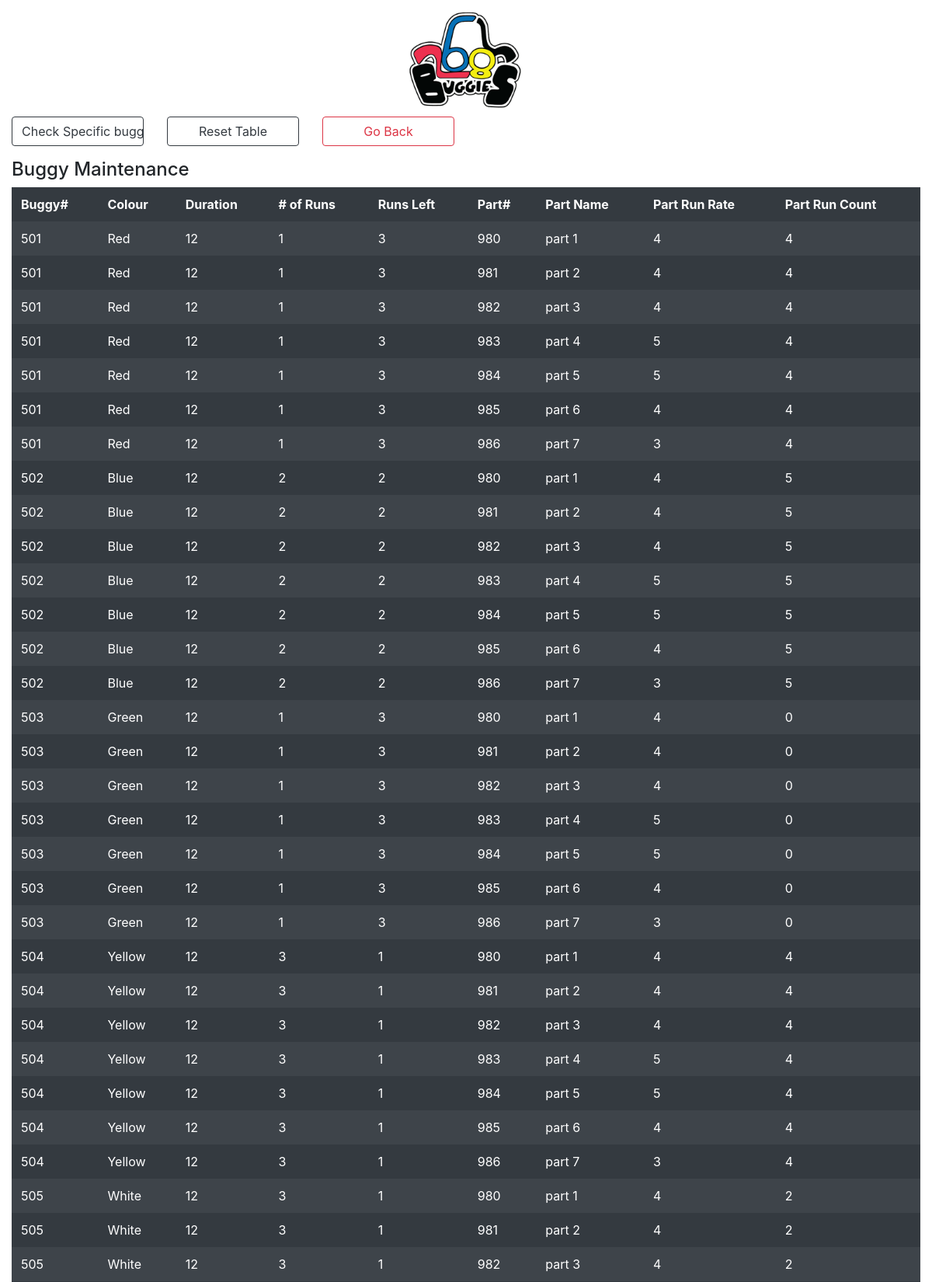
/buggy-maintenance.php (upper part), run on the app's committed database.
### tables this page shows
CREATE TABLE IF NOT EXISTS `buggy_part` (
  `Buggy_ID` int(6) NOT NULL,
  `Part_ID` int(6) NOT NULL,
  `Part_Run_Count` int(10) NOT NULL DEFAULT '0',
  KEY `Buggy_ID` (`Buggy_ID`),
  KEY `Part_ID` (`Part_ID`)
);

CREATE TABLE IF NOT EXISTS `buggy` (
  `Buggy_ID` int(6) NOT NULL,
  `Colour` varchar(15) NOT NULL,
  `Run_Duration` int(11) NOT NULL,
  `Run_Count` int(11) NOT NULL,
  `Run_Left` int(11) NOT NULL,
  PRIMARY KEY (`Buggy_ID`)
);

CREATE TABLE IF NOT EXISTS `part` (
  `Part_ID` int(6) NOT NULL,
  `Part_Name` varchar(30) NOT NULL,
  `Supplier_ID` int(6) NOT NULL,
  `Unit_Price` double(8,2) NOT NULL,
  `Run_Rate` int(11) NOT NULL,
  `Order_Date` date NOT NULL,
  `Quantity` int(11) NOT NULL,
  PRIMARY KEY (`Part_ID`),
  KEY `Supplier_ID` (`Supplier_ID`)
);

### buggy-maintenance.php (the view, shortened to what this page needs)
<body>
		<?php include('includes/header.php');?>
		<main>
		<div class="container-fluid">
			<div class='row'>
				<div class='col-2'>
					<form action='check-buggy.php' method='POST'>
						<input class='btn-outline-dark  form-control' type='submit' name='Submit' value='Check Specific buggy'/>
					</form>
				</div>
				<div class='col-2'>
					<form action='buggy-maintenance.php' method='POST'>
						<input class='btn-outline-dark  form-control' type='submit' name='Submit' value='Reset Table'/>
					</form>
				</div>
				<div class='col-2'>
					<form action='buggy-menu.php' method='POST'>
						<input class='btn-outline-danger  form-control' type='submit' name='Submit' value='Go Back'/>
					</form>
				</div>
				<div class='col-sm'></div>
			</div>
			<div class='row'>
				<div class='col'>
				<h4>Buggy Maintenance</h4>
				<table class="table table-dark table-borderless table-striped table-hover">
					<thead class='thead-dark'>
						<tr>
							<th scope="col">Buggy#</th>
							<th scope="col">Colour</th>
							<th scope="col">Duration</th>
							<th scope="col"># of Runs</th>
							<th scope="col">Runs Left</th>
							<th scope="col">Part#</th>
							<th scope="col">Part Name</th>
							<th scope="col">Part Run Rate</th>
							<th scope="col">Part Run Count</th>
						</tr>
					</thead>
					<tbody>
						<?php
							require('includes/config.php');
							if (isset($_GET['id'])) {
								$sql = "SELECT Buggy_ID, Colour, Run_Duration, Run_Count, Run_Left, Part_ID, Part_Name, Run_Rate, Part_Run_Count FROM buggy JOIN buggy_part USING(Buggy_ID) JOIN part USING(Part_ID) WHERE Buggy_ID=".$_GET["id"];
							} else {
								$sql = "SELECT Buggy_ID, Colour, Run_Duration, Run_Count, Run_Left, Part_ID, Part_Name, Run_Rate, Part_Run_Count FROM buggy JOIN buggy_part USING(Buggy_ID) JOIN part USING(Part_ID)";
							}
							$result = $conn->query($sql);
							if ($result->num_rows > 0) {
								while ($row = $result->fetch_assoc()) {
									if (isset($_GET['id']) && $_GET['id'] == $row["Buggy_ID"]) {
										echo "<tr class='text-success'>";
									} else {
										echo "<tr>";
									}
									echo "<td>".$row["Buggy_ID"]."</td>";
									echo "<td>".$row["Colour"]."</td>";
									echo "<td>".$row["Run_Duration"]."</td>";
									echo "<td>".$row["Run_Count"]."</td>";
									echo "<td>".$row["Run_Left"]."</td>";
									echo "<td>".$row["Part_ID"]."</td>";
									echo "<td>".$row["Part_Name"]."</td>";
									echo "<td>".$row["Run_Rate"]."</td>";
									echo "<td>".$row["Part_Run_Count"]."</td>";
									echo "</tr>";
								}
							}
						?>
					</tbody>
				</table>
			</div>
		</div>
		</main>
<?php include('includes/footer.php')?>

### data on the page
buggy_part: Buggy_ID.Buggy_ID "501", Buggy_ID.Colour "Red", Buggy_ID.Run_Duration "12", Buggy_ID.Run_Count "1", Buggy_ID.Run_Left "3", Part_ID "980", Part_ID.Part_Name "part 1", Part_ID.Run_Rate "4", Part_Run_Count "4"
buggy_part: Buggy_ID.Buggy_ID "501", Buggy_ID.Colour "Red", Buggy_ID.Run_Duration "12", Buggy_ID.Run_Count "1", Buggy_ID.Run_Left "3", Part_ID "981", Part_ID.Part_Name "part 2", Part_ID.Run_Rate "4", Part_Run_Count "4"
buggy_part: Buggy_ID.Buggy_ID "501", Buggy_ID.Colour "Red", Buggy_ID.Run_Duration "12", Buggy_ID.Run_Count "1", Buggy_ID.Run_Left "3", Part_ID "982", Part_ID.Part_Name "part 3", Part_ID.Run_Rate "4", Part_Run_Count "4"
buggy_part: Buggy_ID.Buggy_ID "501", Buggy_ID.Colour "Red", Buggy_ID.Run_Duration "12", Buggy_ID.Run_Count "1", Buggy_ID.Run_Left "3", Part_ID "983", Part_ID.Part_Name "part 4", Part_ID.Run_Rate "5", Part_Run_Count "4"
buggy_part: Buggy_ID.Buggy_ID "501", Buggy_ID.Colour "Red", Buggy_ID.Run_Duration "12", Buggy_ID.Run_Count "1", Buggy_ID.Run_Left "3", Part_ID "984", Part_ID.Part_Name "part 5", Part_ID.Run_Rate "5", Part_Run_Count "4"
buggy_part: Buggy_ID.Buggy_ID "501", Buggy_ID.Colour "Red", Buggy_ID.Run_Duration "12", Buggy_ID.Run_Count "1", Buggy_ID.Run_Left "3", Part_ID "985", Part_ID.Part_Name "part 6", Part_ID.Run_Rate "4", Part_Run_Count "4"
buggy_part: Buggy_ID.Buggy_ID "501", Buggy_ID.Colour "Red", Buggy_ID.Run_Duration "12", Buggy_ID.Run_Count "1", Buggy_ID.Run_Left "3", Part_ID "986", Part_ID.Part_Name "part 7", Part_ID.Run_Rate "3", Part_Run_Count "4"
buggy_part: Buggy_ID.Buggy_ID "502", Buggy_ID.Colour "Blue", Buggy_ID.Run_Duration "12", Buggy_ID.Run_Count "2", Buggy_ID.Run_Left "2", Part_ID "980", Part_ID.Part_Name "part 1", Part_ID.Run_Rate "4", Part_Run_Count "5"
buggy_part: Buggy_ID.Buggy_ID "502", Buggy_ID.Colour "Blue", Buggy_ID.Run_Duration "12", Buggy_ID.Run_Count "2", Buggy_ID.Run_Left "2", Part_ID "981", Part_ID.Part_Name "part 2", Part_ID.Run_Rate "4", Part_Run_Count "5"
buggy_part: Buggy_ID.Buggy_ID "502", Buggy_ID.Colour "Blue", Buggy_ID.Run_Duration "12", Buggy_ID.Run_Count "2", Buggy_ID.Run_Left "2", Part_ID "982", Part_ID.Part_Name "part 3", Part_ID.Run_Rate "4", Part_Run_Count "5"
buggy_part: Buggy_ID.Buggy_ID "502", Buggy_ID.Colour "Blue", Buggy_ID.Run_Duration "12", Buggy_ID.Run_Count "2", Buggy_ID.Run_Left "2", Part_ID "983", Part_ID.Part_Name "part 4", Part_ID.Run_Rate "5", Part_Run_Count "5"
buggy_part: Buggy_ID.Buggy_ID "502", Buggy_ID.Colour "Blue", Buggy_ID.Run_Duration "12", Buggy_ID.Run_Count "2", Buggy_ID.Run_Left "2", Part_ID "984", Part_ID.Part_Name "part 5", Part_ID.Run_Rate "5", Part_Run_Count "5"
buggy_part: Buggy_ID.Buggy_ID "502", Buggy_ID.Colour "Blue", Buggy_ID.Run_Duration "12", Buggy_ID.Run_Count "2", Buggy_ID.Run_Left "2", Part_ID "985", Part_ID.Part_Name "part 6", Part_ID.Run_Rate "4", Part_Run_Count "5"
buggy_part: Buggy_ID.Buggy_ID "502", Buggy_ID.Colour "Blue", Buggy_ID.Run_Duration "12", Buggy_ID.Run_Count "2", Buggy_ID.Run_Left "2", Part_ID "986", Part_ID.Part_Name "part 7", Part_ID.Run_Rate "3", Part_Run_Count "5"
buggy_part: Buggy_ID.Buggy_ID "503", Buggy_ID.Colour "Green", Buggy_ID.Run_Duration "12", Buggy_ID.Run_Count "1", Buggy_ID.Run_Left "3", Part_ID "980", Part_ID.Part_Name "part 1", Part_ID.Run_Rate "4", Part_Run_Count "0"
buggy_part: Buggy_ID.Buggy_ID "503", Buggy_ID.Colour "Green", Buggy_ID.Run_Duration "12", Buggy_ID.Run_Count "1", Buggy_ID.Run_Left "3", Part_ID "981", Part_ID.Part_Name "part 2", Part_ID.Run_Rate "4", Part_Run_Count "0"
buggy_part: Buggy_ID.Buggy_ID "503", Buggy_ID.Colour "Green", Buggy_ID.Run_Duration "12", Buggy_ID.Run_Count "1", Buggy_ID.Run_Left "3", Part_ID "982", Part_ID.Part_Name "part 3", Part_ID.Run_Rate "4", Part_Run_Count "0"
buggy_part: Buggy_ID.Buggy_ID "503", Buggy_ID.Colour "Green", Buggy_ID.Run_Duration "12", Buggy_ID.Run_Count "1", Buggy_ID.Run_Left "3", Part_ID "983", Part_ID.Part_Name "part 4", Part_ID.Run_Rate "5", Part_Run_Count "0"
buggy_part: Buggy_ID.Buggy_ID "503", Buggy_ID.Colour "Green", Buggy_ID.Run_Duration "12", Buggy_ID.Run_Count "1", Buggy_ID.Run_Left "3", Part_ID "984", Part_ID.Part_Name "part 5", Part_ID.Run_Rate "5", Part_Run_Count "0"
buggy_part: Buggy_ID.Buggy_ID "503", Buggy_ID.Colour "Green", Buggy_ID.Run_Duration "12", Buggy_ID.Run_Count "1", Buggy_ID.Run_Left "3", Part_ID "985", Part_ID.Part_Name "part 6", Part_ID.Run_Rate "4", Part_Run_Count "0"
buggy_part: Buggy_ID.Buggy_ID "503", Buggy_ID.Colour "Green", Buggy_ID.Run_Duration "12", Buggy_ID.Run_Count "1", Buggy_ID.Run_Left "3", Part_ID "986", Part_ID.Part_Name "part 7", Part_ID.Run_Rate "3", Part_Run_Count "0"
buggy_part: Buggy_ID.Buggy_ID "504", Buggy_ID.Colour "Yellow", Buggy_ID.Run_Duration "12", Buggy_ID.Run_Count "3", Buggy_ID.Run_Left "1", Part_ID "980", Part_ID.Part_Name "part 1", Part_ID.Run_Rate "4", Part_Run_Count "4"
buggy_part: Buggy_ID.Buggy_ID "504", Buggy_ID.Colour "Yellow", Buggy_ID.Run_Duration "12", Buggy_ID.Run_Count "3", Buggy_ID.Run_Left "1", Part_ID "981", Part_ID.Part_Name "part 2", Part_ID.Run_Rate "4", Part_Run_Count "4"
buggy_part: Buggy_ID.Buggy_ID "504", Buggy_ID.Colour "Yellow", Buggy_ID.Run_Duration "12", Buggy_ID.Run_Count "3", Buggy_ID.Run_Left "1", Part_ID "982", Part_ID.Part_Name "part 3", Part_ID.Run_Rate "4", Part_Run_Count "4"
buggy_part: Buggy_ID.Buggy_ID "504", Buggy_ID.Colour "Yellow", Buggy_ID.Run_Duration "12", Buggy_ID.Run_Count "3", Buggy_ID.Run_Left "1", Part_ID "983", Part_ID.Part_Name "part 4", Part_ID.Run_Rate "5", Part_Run_Count "4"
buggy_part: Buggy_ID.Buggy_ID "504", Buggy_ID.Colour "Yellow", Buggy_ID.Run_Duration "12", Buggy_ID.Run_Count "3", Buggy_ID.Run_Left "1", Part_ID "984", Part_ID.Part_Name "part 5", Part_ID.Run_Rate "5", Part_Run_Count "4"
buggy_part: Buggy_ID.Buggy_ID "504", Buggy_ID.Colour "Yellow", Buggy_ID.Run_Duration "12", Buggy_ID.Run_Count "3", Buggy_ID.Run_Left "1", Part_ID "985", Part_ID.Part_Name "part 6", Part_ID.Run_Rate "4", Part_Run_Count "4"
buggy_part: Buggy_ID.Buggy_ID "504", Buggy_ID.Colour "Yellow", Buggy_ID.Run_Duration "12", Buggy_ID.Run_Count "3", Buggy_ID.Run_Left "1", Part_ID "986", Part_ID.Part_Name "part 7", Part_ID.Run_Rate "3", Part_Run_Count "4"
buggy_part: Buggy_ID.Buggy_ID "505", Buggy_ID.Colour "White", Buggy_ID.Run_Duration "12", Buggy_ID.Run_Count "3", Buggy_ID.Run_Left "1", Part_ID "980", Part_ID.Part_Name "part 1", Part_ID.Run_Rate "4", Part_Run_Count "2"
buggy_part: Buggy_ID.Buggy_ID "505", Buggy_ID.Colour "White", Buggy_ID.Run_Duration "12", Buggy_ID.Run_Count "3", Buggy_ID.Run_Left "1", Part_ID "981", Part_ID.Part_Name "part 2", Part_ID.Run_Rate "4", Part_Run_Count "2"
buggy_part: Buggy_ID.Buggy_ID "505", Buggy_ID.Colour "White", Buggy_ID.Run_Duration "12", Buggy_ID.Run_Count "3", Buggy_ID.Run_Left "1", Part_ID "982", Part_ID.Part_Name "part 3", Part_ID.Run_Rate "4", Part_Run_Count "2"
